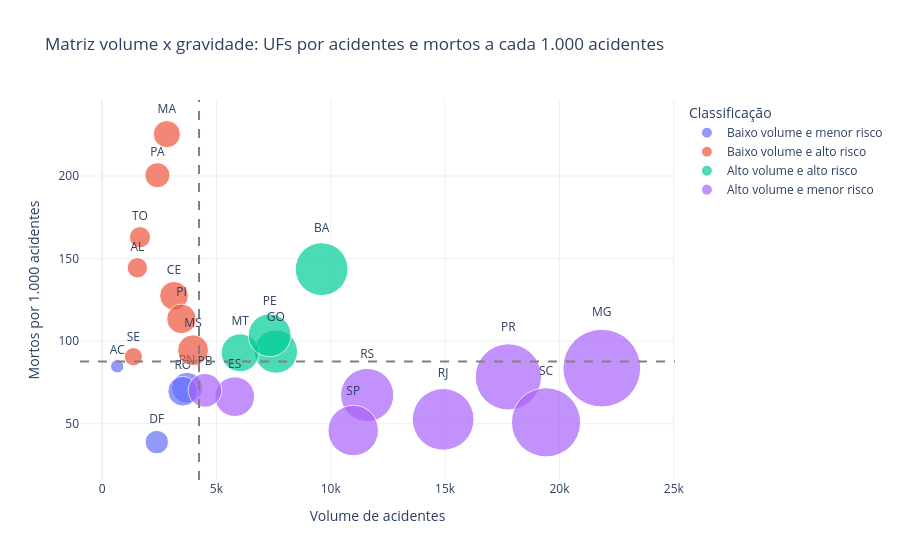

Notebook code cell kept with this figure:
### Markdown cell above
### 7.2 Matriz volume x gravidade por UF

A matriz de volume x gravidade combina duas dimensões importantes:

- **volume de acidentes**, representado no eixo X;
- **risco proporcional**, representado no eixo Y;
- **total de vítimas**, representado pelo tamanho da bolha.

Essa visualização ajuda a separar UFs com muitos acidentes daquelas com acidentes proporcionalmente mais graves.

### Code cell
# Matriz volume x gravidade por UF
matriz_uf = uf_risco_filtrado.copy()

limite_volume = matriz_uf["acidentes"].median()
limite_risco = matriz_uf["mortos_por_1000_acidentes"].median()

def classificar_quadrante(linha):
    if linha["acidentes"] >= limite_volume and linha["mortos_por_1000_acidentes"] >= limite_risco:
        return "Alto volume e alto risco"
    elif linha["acidentes"] >= limite_volume and linha["mortos_por_1000_acidentes"] < limite_risco:
        return "Alto volume e menor risco"
    elif linha["acidentes"] < limite_volume and linha["mortos_por_1000_acidentes"] >= limite_risco:
        return "Baixo volume e alto risco"
    else:
        return "Baixo volume e menor risco"

matriz_uf["quadrante"] = matriz_uf.apply(classificar_quadrante, axis=1)

fig = px.scatter(
    matriz_uf,
    x="acidentes",
    y="mortos_por_1000_acidentes",
    size="total_vitimas",
    color="quadrante",
    text="uf",
    hover_name="uf",
    hover_data={
        "acidentes": True,
        "mortos": True,
        "letalidade_%": True,
        "feridos_graves_por_1000_acidentes": True,
        "gravidade_media": True,
        "total_vitimas": True,
        "quadrante": True
    },
    size_max=55,
    title="Matriz volume x gravidade: UFs por acidentes e mortos a cada 1.000 acidentes",
    labels={
        "acidentes": "Volume de acidentes",
        "mortos_por_1000_acidentes": "Mortos por 1.000 acidentes",
        "quadrante": "Classificação"
    }
)

fig.add_vline(x=limite_volume, line_dash="dash", line_color="gray")
fig.add_hline(y=limite_risco, line_dash="dash", line_color="gray")
fig.update_traces(textposition="top center")
fig.update_layout(template="plotly_white")
fig.show()

prioridade = matriz_uf[matriz_uf["quadrante"] == "Alto volume e alto risco"].sort_values(
    ["mortos_por_1000_acidentes", "acidentes"], ascending=False
)

if prioridade.empty:
    prioridade = matriz_uf.sort_values(["mortos_por_1000_acidentes", "acidentes"], ascending=False).head(5)

display(prioridade[[
    "uf", "quadrante", "acidentes", "mortos", "mortos_por_1000_acidentes",
    "feridos_graves_por_1000_acidentes", "gravidade_media", "total_vitimas"
]].head(10))

texto_insight = f"""
**Insight — matriz de priorização:**  
A matriz evidencia que as UFs não devem ser avaliadas apenas pela quantidade total de acidentes.  
O quadrante **alto volume e alto risco** representa as situações mais críticas, pois combina grande número de ocorrências com maior severidade proporcional.

Esse tipo de leitura é mais útil para priorização porque diferencia quatro cenários: alto volume com alto risco, alto volume com menor risco, baixo volume com alto risco e baixo volume com menor risco.
"""

display(Markdown(texto_insight))

### Figure 1 — Plotly figure (JSON) as saved in the notebook; plotly's stock layout.template omitted (floating-point values rounded to 4 significant figures)
{"data": [{"customdata": [[56, 8.47, 276.9, 1.746, 859, "Baixo volume e menor risco"], [93, 3.88, 197.6, 1.389, 2666, "Baixo volume e menor risco"], [267, 7.18, 292.1, 1.678, 4618, "Baixo volume e menor risco"], [246, 6.97, 274.0, 1.636, 4316, "Baixo volume e menor risco"]], "hovertemplate": "<b>%{hovertext}</b><br><br>Classificação=%{customdata[5]}<br>Volume de acidentes=%{x}<br>Mortos por 1.000 acidentes=%{y}<br>total_vitimas=%{customdata[4]}<br>uf=%{text}<br>mortos=%{customdata[0]}<br>letalidade_%=%{customdata[1]}<br>feridos_graves_por_1000_acidentes=%{customdata[2]}<br>gravidade_media=%{customdata[3]}<extra></extra>", "hovertext": ["AC", "DF", "RN", "RO"], "legendgroup": "Baixo volume e menor risco", "marker": {"color": "#636efa", "size": [859, 2666, 4618, 4316], "sizemode": "area", "sizeref": 9.72, "symbol": "circle"}, "mode": "markers+text", "name": "Baixo volume e menor risco", "orientation": "v", "showlegend": true, "text": ["AC", "DF", "RN", "RO"], "textposition": "top center", "type": "scatter", "x": [661, 2394, 3718, 3529], "xaxis": "x", "y": [84.72, 38.85, 71.81, 69.71], "yaxis": "y"}, {"customdata": [[223, 14.44, 382.1, 1.973, 2010, "Baixo volume e alto risco"], [401, 12.75, 351.0, 1.874, 3987, "Baixo volume e alto risco"], [638, 22.54, 388.6, 2.101, 3572, "Baixo volume e alto risco"], [376, 9.45, 291.2, 1.649, 4651, "Baixo volume e alto risco"], [485, 20.05, 370.0, 2.033, 3054, "Baixo volume e alto risco"], [394, 11.35, 403.2, 1.861, 4272, "Baixo volume e alto risco"], [124, 9.06, 292.2, 1.646, 1605, "Baixo volume e alto risco"], [270, 16.29, 309.0, 1.951, 2180, "Baixo volume e alto risco"]], "hovertemplate": "<b>%{hovertext}</b><br><br>Classificação=%{customdata[5]}<br>Volume de acidentes=%{x}<br>Mortos por 1.000 acidentes=%{y}<br>total_vitimas=%{customdata[4]}<br>uf=%{text}<br>mortos=%{customdata[0]}<br>letalidade_%=%{customdata[1]}<br>feridos_graves_por_1000_acidentes=%{customdata[2]}<br>gravidade_media=%{customdata[3]}<extra></extra>", "hovertext": ["AL", "CE", "MA", "MS", "PA", "PI", "SE", "TO"], "legendgroup": "Baixo volume e alto risco", "marker": {"color": "#EF553B", "size": [2010, 3987, 3572, 4651, 3054, 4272, 1605, 2180], "sizemode": "area", "sizeref": 9.72, "symbol": "circle"}, "mode": "markers+text", "name": "Baixo volume e alto risco", "orientation": "v", "showlegend": true, "text": ["AL", "CE", "MA", "MS", "PA", "PI", "SE", "TO"], "textposition": "top center", "type": "scatter", "x": [1544, 3145, 2831, 3980, 2419, 3472, 1369, 1657], "xaxis": "x", "y": [144.4, 127.5, 225.4, 94.47, 200.5, 113.5, 90.58, 162.9], "yaxis": "y"}, {"customdata": [[1379, 14.36, 342.5, 2.041, 13552, "Alto volume e alto risco"], [712, 9.37, 285.3, 1.668, 9089, "Alto volume e alto risco"], [561, 9.29, 270.7, 1.614, 6986, "Alto volume e alto risco"], [759, 10.36, 357.1, 1.78, 8910, "Alto volume e alto risco"]], "hovertemplate": "<b>%{hovertext}</b><br><br>Classificação=%{customdata[5]}<br>Volume de acidentes=%{x}<br>Mortos por 1.000 acidentes=%{y}<br>total_vitimas=%{customdata[4]}<br>uf=%{text}<br>mortos=%{customdata[0]}<br>letalidade_%=%{customdata[1]}<br>feridos_graves_por_1000_acidentes=%{customdata[2]}<br>gravidade_media=%{customdata[3]}<extra></extra>", "hovertext": ["BA", "GO", "MT", "PE"], "legendgroup": "Alto volume e alto risco", "marker": {"color": "#00cc96", "size": [13552, 9089, 6986, 8910], "sizemode": "area", "sizeref": 9.72, "symbol": "circle"}, "mode": "markers+text", "name": "Alto volume e alto risco", "orientation": "v", "showlegend": true, "text": ["BA", "GO", "MT", "PE"], "textposition": "top center", "type": "scatter", "x": [9603, 7602, 6037, 7329], "xaxis": "x", "y": [143.6, 93.66, 92.93, 103.6], "yaxis": "y"}, {"customdata": [[385, 6.64, 327.2, 1.781, 7659, "Alto volume e menor risco"], [1828, 8.37, 299.4, 1.812, 29402, "Alto volume e menor risco"], [316, 7.02, 337.8, 1.704, 5514, "Alto volume e menor risco"], [1392, 7.83, 252.3, 1.609, 21317, "Alto volume e menor risco"], [785, 5.26, 196.6, 1.541, 18485, "Alto volume e menor risco"], [781, 6.74, 222.5, 1.545, 13767, "Alto volume e menor risco"], [987, 5.08, 259.6, 1.56, 23263, "Alto volume e menor risco"], [504, 4.59, 166.3, 1.387, 12397, "Alto volume e menor risco"]], "hovertemplate": "<b>%{hovertext}</b><br><br>Classificação=%{customdata[5]}<br>Volume de acidentes=%{x}<br>Mortos por 1.000 acidentes=%{y}<br>total_vitimas=%{customdata[4]}<br>uf=%{text}<br>mortos=%{customdata[0]}<br>letalidade_%=%{customdata[1]}<br>feridos_graves_por_1000_acidentes=%{customdata[2]}<br>gravidade_media=%{customdata[3]}<extra></extra>", "hovertext": ["ES", "MG", "PB", "PR", "RJ", "RS", "SC", "SP"], "legendgroup": "Alto volume e menor risco", "marker": {"color": "#ab63fa", "size": [7659, 29402, 5514, 21317, 18485, 13767, 23263, 12397], "sizemode": "area", "sizeref": 9.72, "symbol": "circle"}, "mode": "markers+text", "name": "Alto volume e menor risco", "orientation": "v", "showlegend": true, "text": ["ES", "MG", "PB", "PR", "RJ", "RS", "SC", "SP"], "textposition": "top center", "type": "scatter", "x": [5800, 21851, 4500, 17767, 14916, 11593, 19414, 10982], "xaxis": "x", "y": [66.38, 83.66, 70.22, 78.35, 52.63, 67.37, 50.84, 45.89], "yaxis": "y"}], "layout": {"legend": {"itemsizing": "constant", "title": {"text": "Classificação"}, "tracegroupgap": 0}, "shapes": [{"line": {"color": "gray", "dash": "dash"}, "type": "line", "x0": 4240, "x1": 4240, "xref": "x", "y0": 0, "y1": 1, "yref": "y domain"}, {"line": {"color": "gray", "dash": "dash"}, "type": "line", "x0": 0, "x1": 1, "xref": "x domain", "y0": 87.65, "y1": 87.65, "yref": "y"}], "title": {"text": "Matriz volume x gravidade: UFs por acidentes e mortos a cada 1.000 acidentes"}, "xaxis": {"anchor": "y", "domain": [0, 1], "title": {"text": "Volume de acidentes"}}, "yaxis": {"anchor": "x", "domain": [0, 1], "title": {"text": "Mortos por 1.000 acidentes"}}}}
